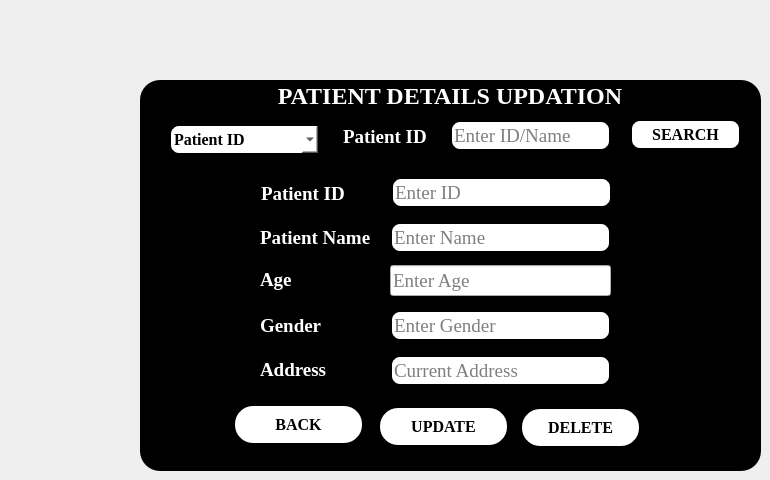
         <widget class="QWidget" name="page_55">
          <widget class="QGroupBox" name="groupBox_33">
           <property name="geometry">
            <rect>
             <x>140</x>
             <y>80</y>
             <width>621</width>
             <height>391</height>
            </rect>
           </property>
           <property name="font">
            <font>
             <family>Times New Roman</family>
             <pointsize>18</pointsize>
             <weight>75</weight>
             <bold>true</bold>
            </font>
           </property>
           <property name="styleSheet">
            <string notr="true">QGroupBox{
color:white;
background:black;
border-radius:20px;
}</string>
           </property>
           <property name="title">
            <string>PATIENT DETAILS UPDATION</string>
           </property>
           <property name="alignment">
            <set>Qt::AlignCenter</set>
           </property>
           <widget class="QLabel" name="label_Change_5">
            <property name="geometry">
             <rect>
              <x>203</x>
              <y>46</y>
              <width>91</width>
              <height>21</height>
             </rect>
            </property>
            <property name="font">
             <font>
              <family>Times New Roman</family>
              <pointsize>14</pointsize>
              <weight>75</weight>
              <bold>true</bold>
             </font>
            </property>
            <property name="styleSheet">
             <string notr="true">QLabel{
color:white;
}</string>
            </property>
            <property name="text">
             <string>Patient ID</string>
            </property>
           </widget>
           <widget class="QLineEdit" name="lineEdit_IDsearch_5">
            <property name="geometry">
             <rect>
              <x>310</x>
              <y>40</y>
              <width>161</width>
              <height>31</height>
             </rect>
            </property>
            <property name="font">
             <font>
              <family>Times New Roman</family>
              <pointsize>14</pointsize>
             </font>
            </property>
            <property name="styleSheet">
             <string notr="true">QLineEdit{
border: 2px solid black;
border-radius:10px;
background:white;
}</string>
            </property>
            <property name="placeholderText">
             <string>Enter ID/Name</string>
            </property>
           </widget>
           <widget class="QPushButton" name="pushButton_Search_5">
            <property name="geometry">
             <rect>
              <x>490</x>
              <y>39</y>
              <width>111</width>
              <height>31</height>
             </rect>
            </property>
            <property name="font">
             <font>
              <family>Times New Roman</family>
              <pointsize>12</pointsize>
              <weight>75</weight>
              <bold>true</bold>
             </font>
            </property>
            <property name="styleSheet">
             <string notr="true">QPushButton{
border: 2px solid black;
border-radius:10px;
background:white;
}</string>
            </property>
            <property name="text">
             <string>SEARCH</string>
            </property>
           </widget>
           <widget class="QLabel" name="label_81">
            <property name="geometry">
             <rect>
              <x>120</x>
              <y>147</y>
              <width>121</width>
              <height>21</height>
             </rect>
            </property>
            <property name="font">
             <font>
              <family>Times New Roman</family>
              <pointsize>14</pointsize>
              <weight>75</weight>
              <bold>true</bold>
             </font>
            </property>
            <property name="styleSheet">
             <string notr="true">QLabel{
color:white;
}</string>
            </property>
            <property name="text">
             <string>Patient Name</string>
            </property>
           </widget>
           <widget class="QLabel" name="label_82">
            <property name="geometry">
             <rect>
              <x>120</x>
              <y>189</y>
              <width>121</width>
              <height>21</height>
             </rect>
            </property>
            <property name="font">
             <font>
              <family>Times New Roman</family>
              <pointsize>14</pointsize>
              <weight>75</weight>
              <bold>true</bold>
             </font>
            </property>
            <property name="styleSheet">
             <string notr="true">QLabel{
color:white;
}</string>
            </property>
            <property name="text">
             <string>Age</string>
            </property>
           </widget>
           <widget class="QLabel" name="label_83">
            <property name="geometry">
             <rect>
              <x>120</x>
              <y>235</y>
              <width>121</width>
              <height>21</height>
             </rect>
            </property>
            <property name="font">
             <font>
              <family>Times New Roman</family>
              <pointsize>14</pointsize>
              <weight>75</weight>
              <bold>true</bold>
             </font>
            </property>
            <property name="styleSheet">
             <string notr="true">QLabel{
color:white;
}</string>
            </property>
            <property name="text">
             <string>Gender</string>
            </property>
           </widget>
           <widget class="QLabel" name="label_84">
            <property name="geometry">
             <rect>
              <x>120</x>
              <y>279</y>
              <width>121</width>
              <height>21</height>
             </rect>
            </property>
            <property name="font">
             <font>
              <family>Times New Roman</family>
              <pointsize>14</pointsize>
              <weight>75</weight>
              <bold>true</bold>
             </font>
            </property>
            <property name="styleSheet">
             <string notr="true">QLabel{
color:white;
}</string>
            </property>
            <property name="text">
             <string>Address</string>
            </property>
           </widget>
           <widget class="QLineEdit" name="lineEdit_SName_6">
            <property name="geometry">
             <rect>
              <x>250</x>
              <y>142</y>
              <width>221</width>
              <height>31</height>
             </rect>
            </property>
            <property name="font">
             <font>
              <family>Times New Roman</family>
              <pointsize>14</pointsize>
             </font>
            </property>
            <property name="styleSheet">
             <string notr="true">QLineEdit{
border: 2px solid black;
border-radius:10px;
background:white;
}</string>
            </property>
            <property name="placeholderText">
             <string>Enter Name</string>
            </property>
           </widget>
           <widget class="QLineEdit" name="lineEdit_SAge_5">
            <property name="geometry">
             <rect>
              <x>250</x>
              <y>185</y>
              <width>221</width>
              <height>31</height>
             </rect>
            </property>
            <property name="font">
             <font>
              <family>Times New Roman</family>
              <pointsize>14</pointsize>
             </font>
            </property>
            <property name="styleSheet">
             <string notr="true">QPushButton{
border: 2px solid black;
border-radius:20px;
background:white;
}</string>
            </property>
            <property name="placeholderText">
             <string>Enter Age</string>
            </property>
           </widget>
           <widget class="QLineEdit" name="lineEdit_SGender_5">
            <property name="geometry">
             <rect>
              <x>250</x>
              <y>230</y>
              <width>221</width>
              <height>31</height>
             </rect>
            </property>
            <property name="font">
             <font>
              <family>Times New Roman</family>
              <pointsize>14</pointsize>
             </font>
            </property>
            <property name="styleSheet">
             <string notr="true">QLineEdit{
border: 2px solid black;
border-radius:10px;
background:white;
}</string>
            </property>
            <property name="placeholderText">
             <string>Enter Gender</string>
            </property>
           </widget>
           <widget class="QLineEdit" name="lineEdit_ID_SAddress_5">
            <property name="geometry">
             <rect>
              <x>250</x>
              <y>275</y>
              <width>221</width>
              <height>31</height>
             </rect>
            </property>
            <property name="font">
             <font>
              <family>Times New Roman</family>
              <pointsize>14</pointsize>
             </font>
            </property>
            <property name="styleSheet">
             <string notr="true">QLineEdit{
border: 2px solid black;
border-radius:10px;
background:white;
}</string>
            </property>
            <property name="placeholderText">
             <string>Current Address</string>
            </property>
           </widget>
           <widget class="QPushButton" name="pushButton_34">
            <property name="geometry">
             <rect>
              <x>238</x>
              <y>326</y>
              <width>131</width>
              <height>41</height>
             </rect>
            </property>
            <property name="font">
             <font>
              <family>Times New Roman</family>
              <pointsize>12</pointsize>
              <weight>75</weight>
              <bold>true</bold>
             </font>
            </property>
            <property name="styleSheet">
             <string notr="true">QPushButton{
border: 2px solid black;
border-radius:20px;
background:white;
}</string>
            </property>
            <property name="text">
             <string>UPDATE</string>
            </property>
           </widget>
           <widget class="QPushButton" name="pushButton_35">
            <property name="geometry">
             <rect>
              <x>380</x>
              <y>327</y>
              <width>121</width>
              <height>41</height>
             </rect>
            </property>
            <property name="font">
             <font>
              <family>Times New Roman</family>
              <pointsize>12</pointsize>
              <weight>75</weight>
              <bold>true</bold>
             </font>
            </property>
            <property name="styleSheet">
             <string notr="true">QPushButton{
border: 2px solid black;
border-radius:20px;
background:white;
}</string>
            </property>
            <property name="text">
             <string>DELETE</string>
            </property>
           </widget>
           <widget class="QComboBox" name="comboBox_ID_Name_5">
            <property name="geometry">
             <rect>
              <x>29</x>
              <y>44</y>
              <width>151</width>
              <height>31</height>
             </rect>
            </property>
            <property name="font">
             <font>
              <family>Times New Roman</family>
              <pointsize>12</pointsize>
              <weight>75</weight>
              <bold>true</bold>
             </font>
            </property>
            <property name="styleSheet">
             <string notr="true">QComboBox{
border: 2px solid black;
border-radius:10px;
background:white;
}</string>
            </property>
            <item>
             <property name="text">
              <string>Patient ID</string>
             </property>
            </item>
            <item>
             <property name="text">
              <string>Patient Name</string>
             </property>
            </item>
           </widget>
           <widget class="QLineEdit" name="lineEdit_SID_5">
            <property name="geometry">
             <rect>
              <x>251</x>
              <y>97</y>
              <width>221</width>
              <height>31</height>
             </rect>
            </property>
            <property name="font">
             <font>
              <family>Times New Roman</family>
              <pointsize>14</pointsize>
             </font>
            </property>
            <property name="styleSheet">
             <string notr="true">QLineEdit{
border: 2px solid black;
border-radius:10px;
background:white;
}</string>
            </property>
            <property name="placeholderText">
             <string>Enter ID</string>
            </property>
           </widget>
           <widget class="QLabel" name="label_85">
            <property name="geometry">
             <rect>
              <x>121</x>
              <y>103</y>
              <width>121</width>
              <height>21</height>
             </rect>
            </property>
            <property name="font">
             <font>
              <family>Times New Roman</family>
              <pointsize>14</pointsize>
              <weight>75</weight>
              <bold>true</bold>
             </font>
            </property>
            <property name="styleSheet">
             <string notr="true">QLabel{
color:white;
}</string>
            </property>
            <property name="text">
             <string>Patient ID</string>
            </property>
           </widget>
           <widget class="QPushButton" name="pushButton_back_5">
            <property name="geometry">
             <rect>
              <x>93</x>
              <y>324</y>
              <width>131</width>
              <height>41</height>
             </rect>
            </property>
            <property name="font">
             <font>
              <family>Times New Roman</family>
              <pointsize>12</pointsize>
              <weight>75</weight>
              <bold>true</bold>
             </font>
            </property>
            <property name="styleSheet">
             <string notr="true">QPushButton{
border: 2px solid black;
border-radius:20px;
background:white;
}</string>
            </property>
            <property name="text">
             <string>BACK</string>
            </property>
           </widget>
           <widget class="QPushButton" name="pushButton_Patient_ID_Updataion_4">
            <property name="geometry">
             <rect>
              <x>310</x>
              <y>40</y>
              <width>161</width>
              <height>31</height>
             </rect>
            </property>
            <property name="styleSheet">
             <string notr="true">background:qlineargradient(spread:pad, x1:0, y1:0, x2:1, y2:0, stop:0 rgba(0, 0, 0, 0), stop:1 rgba(0,0,0,0));
border:black;</string>
            </property>
            <property name="text">
             <string/>
            </property>
           </widget>
           <widget class="QPushButton" name="pushButton_PatientIDUpdation_4">
            <property name="geometry">
             <rect>
              <x>257</x>
              <y>100</y>
              <width>211</width>
              <height>31</height>
             </rect>
            </property>
            <property name="styleSheet">
             <string notr="true">background:qlineargradient(spread:pad, x1:0, y1:0, x2:1, y2:0, stop:0 rgba(0, 0, 0, 0), stop:1 rgba(0,0,0,0));
border:black;</string>
            </property>
            <property name="text">
             <string/>
            </property>
           </widget>
           <widget class="QPushButton" name="pushButton_Patient_NameUpdation_4">
            <property name="geometry">
             <rect>
              <x>250</x>
              <y>140</y>
              <width>211</width>
              <height>31</height>
             </rect>
            </property>
            <property name="styleSheet">
             <string notr="true">background:qlineargradient(spread:pad, x1:0, y1:0, x2:1, y2:0, stop:0 rgba(0, 0, 0, 0), stop:1 rgba(0,0,0,0));
border:black;</string>
            </property>
            <property name="text">
             <string/>
            </property>
           </widget>
           <widget class="QPushButton" name="pushButton_AgeUpdation_4">
            <property name="geometry">
             <rect>
              <x>250</x>
              <y>180</y>
              <width>211</width>
              <height>31</height>
             </rect>
            </property>
            <property name="styleSheet">
             <string notr="true">background:qlineargradient(spread:pad, x1:0, y1:0, x2:1, y2:0, stop:0 rgba(0, 0, 0, 0), stop:1 rgba(0,0,0,0));
border:black;</string>
            </property>
            <property name="text">
             <string/>
            </property>
           </widget>
           <widget class="QPushButton" name="pushButton_GenderUpdation_4">
            <property name="geometry">
             <rect>
              <x>260</x>
              <y>230</y>
              <width>211</width>
              <height>31</height>
             </rect>
            </property>
            <property name="styleSheet">
             <string notr="true">background:qlineargradient(spread:pad, x1:0, y1:0, x2:1, y2:0, stop:0 rgba(0, 0, 0, 0), stop:1 rgba(0,0,0,0));
border:black;</string>
            </property>
            <property name="text">
             <string/>
            </property>
           </widget>
           <widget class="QPushButton" name="pushButton_AddressUpdation_4">
            <property name="geometry">
             <rect>
              <x>256</x>
              <y>278</y>
              <width>211</width>
              <height>31</height>
             </rect>
            </property>
            <property name="styleSheet">
             <string notr="true">background:qlineargradient(spread:pad, x1:0, y1:0, x2:1, y2:0, stop:0 rgba(0, 0, 0, 0), stop:1 rgba(0,0,0,0));
border:black;</string>
            </property>
            <property name="text">
             <string/>
            </property>
           </widget>
          </widget>
         </widget>
